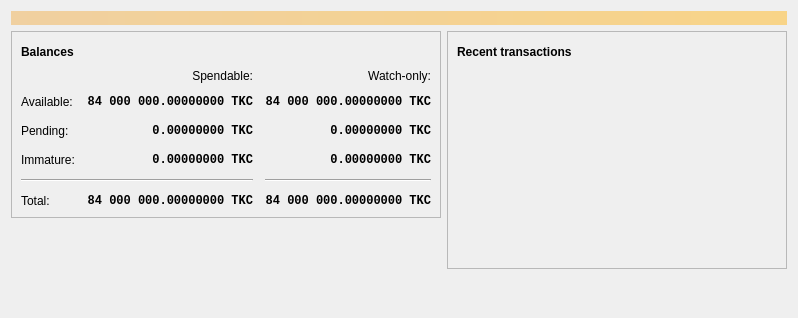
<?xml version="1.0" encoding="UTF-8"?>
<ui version="4.0">
 <class>OverviewPage</class>
 <widget class="QWidget" name="OverviewPage">
  <property name="geometry">
   <rect>
    <x>0</x>
    <y>0</y>
    <width>798</width>
    <height>318</height>
   </rect>
  </property>
  <property name="windowTitle">
   <string>Form</string>
  </property>
  <layout class="QVBoxLayout" name="topLayout">
   <item>
    <widget class="QLabel" name="labelAlerts">
     <property name="visible">
      <bool>false</bool>
     </property>
     <property name="styleSheet">
      <string notr="true">QLabel { background-color: qlineargradient(x1: 0, y1: 0, x2: 1, y2: 0, stop:0 #F0D0A0, stop:1 #F8D488); color:#000000; }</string>
     </property>
     <property name="wordWrap">
      <bool>true</bool>
     </property>
     <property name="margin">
      <number>3</number>
     </property>
     <property name="textInteractionFlags">
      <set>Qt::TextSelectableByMouse</set>
     </property>
    </widget>
   </item>
   <item>
    <layout class="QHBoxLayout" name="horizontalLayout" stretch="1,1">
     <item>
      <layout class="QVBoxLayout" name="verticalLayout_2">
       <item>
        <widget class="QFrame" name="frame">
         <property name="frameShape">
          <enum>QFrame::StyledPanel</enum>
         </property>
         <property name="frameShadow">
          <enum>QFrame::Raised</enum>
         </property>
         <layout class="QVBoxLayout" name="verticalLayout_4">
          <item>
           <layout class="QHBoxLayout" name="horizontalLayout_4">
            <item>
             <widget class="QLabel" name="label_5">
              <property name="font">
               <font>
                <weight>75</weight>
                <bold>true</bold>
               </font>
              </property>
              <property name="text">
               <string>Balances</string>
              </property>
             </widget>
            </item>
            <item>
             <widget class="QPushButton" name="labelWalletStatus">
              <property name="enabled">
               <bool>true</bool>
              </property>
              <property name="maximumSize">
               <size>
                <width>30</width>
                <height>16777215</height>
               </size>
              </property>
              <property name="toolTip">
               <string>The displayed information may be out of date. Your wallet automatically synchronizes with the Tokyocoin network after a connection is established, but this process has not completed yet.</string>
              </property>
              <property name="text">
               <string/>
              </property>
              <property name="icon">
               <iconset resource="../tokyocoin.qrc">
                <normaloff>:/icons/warning</normaloff>
                <disabledoff>:/icons/warning</disabledoff>:/icons/warning</iconset>
              </property>
              <property name="iconSize">
               <size>
                <width>24</width>
                <height>24</height>
               </size>
              </property>
              <property name="flat">
               <bool>true</bool>
              </property>
             </widget>
            </item>
            <item>
             <spacer name="horizontalSpacer_3">
              <property name="orientation">
               <enum>Qt::Horizontal</enum>
              </property>
              <property name="sizeHint" stdset="0">
               <size>
                <width>40</width>
                <height>20</height>
               </size>
              </property>
             </spacer>
            </item>
           </layout>
          </item>
          <item>
           <layout class="QGridLayout" name="gridLayout">
            <property name="spacing">
             <number>12</number>
            </property>
            <item row="2" column="2">
             <widget class="QLabel" name="labelWatchPending">
              <property name="font">
               <font>
                <family>Monospace</family>
                <weight>75</weight>
                <bold>true</bold>
               </font>
              </property>
              <property name="cursor">
               <cursorShape>IBeamCursor</cursorShape>
              </property>
              <property name="toolTip">
               <string>Unconfirmed transactions to watch-only addresses</string>
              </property>
              <property name="text">
               <string notr="true">0.00000000 TKC</string>
              </property>
              <property name="alignment">
               <set>Qt::AlignRight|Qt::AlignTrailing|Qt::AlignVCenter</set>
              </property>
              <property name="textInteractionFlags">
               <set>Qt::LinksAccessibleByMouse|Qt::TextSelectableByKeyboard|Qt::TextSelectableByMouse</set>
              </property>
             </widget>
            </item>
            <item row="2" column="1">
             <widget class="QLabel" name="labelUnconfirmed">
              <property name="font">
               <font>
                <family>Monospace</family>
                <weight>75</weight>
                <bold>true</bold>
               </font>
              </property>
              <property name="cursor">
               <cursorShape>IBeamCursor</cursorShape>
              </property>
              <property name="toolTip">
               <string>Total of transactions that have yet to be confirmed, and do not yet count toward the spendable balance</string>
              </property>
              <property name="text">
               <string notr="true">0.00000000 TKC</string>
              </property>
              <property name="alignment">
               <set>Qt::AlignRight|Qt::AlignTrailing|Qt::AlignVCenter</set>
              </property>
              <property name="textInteractionFlags">
               <set>Qt::LinksAccessibleByMouse|Qt::TextSelectableByKeyboard|Qt::TextSelectableByMouse</set>
              </property>
             </widget>
            </item>
            <item row="3" column="2">
             <widget class="QLabel" name="labelWatchImmature">
              <property name="font">
               <font>
                <family>Monospace</family>
                <weight>75</weight>
                <bold>true</bold>
               </font>
              </property>
              <property name="cursor">
               <cursorShape>IBeamCursor</cursorShape>
              </property>
              <property name="toolTip">
               <string>Mined balance in watch-only addresses that has not yet matured</string>
              </property>
              <property name="text">
               <string notr="true">0.00000000 TKC</string>
              </property>
              <property name="alignment">
               <set>Qt::AlignRight|Qt::AlignTrailing|Qt::AlignVCenter</set>
              </property>
              <property name="textInteractionFlags">
               <set>Qt::LinksAccessibleByMouse|Qt::TextSelectableByKeyboard|Qt::TextSelectableByMouse</set>
              </property>
             </widget>
            </item>
            <item row="4" column="0" colspan="2">
             <widget class="Line" name="line">
              <property name="orientation">
               <enum>Qt::Horizontal</enum>
              </property>
             </widget>
            </item>
            <item row="4" column="2">
             <widget class="Line" name="lineWatchBalance">
              <property name="sizePolicy">
               <sizepolicy hsizetype="Preferred" vsizetype="Fixed">
                <horstretch>0</horstretch>
                <verstretch>0</verstretch>
               </sizepolicy>
              </property>
              <property name="minimumSize">
               <size>
                <width>140</width>
                <height>0</height>
               </size>
              </property>
              <property name="orientation">
               <enum>Qt::Horizontal</enum>
              </property>
             </widget>
            </item>
            <item row="5" column="0">
             <widget class="QLabel" name="labelTotalText">
              <property name="text">
               <string>Total:</string>
              </property>
             </widget>
            </item>
            <item row="3" column="1">
             <widget class="QLabel" name="labelImmature">
              <property name="font">
               <font>
                <family>Monospace</family>
                <weight>75</weight>
                <bold>true</bold>
               </font>
              </property>
              <property name="cursor">
               <cursorShape>IBeamCursor</cursorShape>
              </property>
              <property name="toolTip">
               <string>Mined balance that has not yet matured</string>
              </property>
              <property name="text">
               <string notr="true">0.00000000 TKC</string>
              </property>
              <property name="alignment">
               <set>Qt::AlignRight|Qt::AlignTrailing|Qt::AlignVCenter</set>
              </property>
              <property name="textInteractionFlags">
               <set>Qt::LinksAccessibleByMouse|Qt::TextSelectableByKeyboard|Qt::TextSelectableByMouse</set>
              </property>
             </widget>
            </item>
            <item row="2" column="3">
             <spacer name="horizontalSpacer_2">
              <property name="orientation">
               <enum>Qt::Horizontal</enum>
              </property>
              <property name="sizeHint" stdset="0">
               <size>
                <width>40</width>
                <height>20</height>
               </size>
              </property>
             </spacer>
            </item>
            <item row="3" column="0">
             <widget class="QLabel" name="labelImmatureText">
              <property name="text">
               <string>Immature:</string>
              </property>
             </widget>
            </item>
            <item row="5" column="1">
             <widget class="QLabel" name="labelTotal">
              <property name="font">
               <font>
                <family>Monospace</family>
                <weight>75</weight>
                <bold>true</bold>
               </font>
              </property>
              <property name="cursor">
               <cursorShape>IBeamCursor</cursorShape>
              </property>
              <property name="toolTip">
               <string>Your current total balance</string>
              </property>
              <property name="text">
               <string notr="true">84 000 000.00000000 TKC</string>
              </property>
              <property name="alignment">
               <set>Qt::AlignRight|Qt::AlignTrailing|Qt::AlignVCenter</set>
              </property>
              <property name="textInteractionFlags">
               <set>Qt::LinksAccessibleByMouse|Qt::TextSelectableByKeyboard|Qt::TextSelectableByMouse</set>
              </property>
             </widget>
            </item>
            <item row="5" column="2">
             <widget class="QLabel" name="labelWatchTotal">
              <property name="font">
               <font>
                <family>Monospace</family>
                <weight>75</weight>
                <bold>true</bold>
               </font>
              </property>
              <property name="cursor">
               <cursorShape>IBeamCursor</cursorShape>
              </property>
              <property name="toolTip">
               <string>Current total balance in watch-only addresses</string>
              </property>
              <property name="text">
               <string notr="true">84 000 000.00000000 TKC</string>
              </property>
              <property name="alignment">
               <set>Qt::AlignRight|Qt::AlignTrailing|Qt::AlignVCenter</set>
              </property>
              <property name="textInteractionFlags">
               <set>Qt::LinksAccessibleByMouse|Qt::TextSelectableByKeyboard|Qt::TextSelectableByMouse</set>
              </property>
             </widget>
            </item>
            <item row="0" column="2">
             <widget class="QLabel" name="labelWatchonly">
              <property name="text">
               <string>Watch-only:</string>
              </property>
              <property name="alignment">
               <set>Qt::AlignRight|Qt::AlignTrailing|Qt::AlignVCenter</set>
              </property>
             </widget>
            </item>
            <item row="1" column="0">
             <widget class="QLabel" name="labelBalanceText">
              <property name="text">
               <string>Available:</string>
              </property>
             </widget>
            </item>
            <item row="1" column="1">
             <widget class="QLabel" name="labelBalance">
              <property name="font">
               <font>
                <family>Monospace</family>
                <weight>75</weight>
                <bold>true</bold>
               </font>
              </property>
              <property name="cursor">
               <cursorShape>IBeamCursor</cursorShape>
              </property>
              <property name="toolTip">
               <string>Your current spendable balance</string>
              </property>
              <property name="text">
               <string notr="true">84 000 000.00000000 TKC</string>
              </property>
              <property name="alignment">
               <set>Qt::AlignRight|Qt::AlignTrailing|Qt::AlignVCenter</set>
              </property>
              <property name="textInteractionFlags">
               <set>Qt::LinksAccessibleByMouse|Qt::TextSelectableByKeyboard|Qt::TextSelectableByMouse</set>
              </property>
             </widget>
            </item>
            <item row="1" column="2">
             <widget class="QLabel" name="labelWatchAvailable">
              <property name="font">
               <font>
                <family>Monospace</family>
                <weight>75</weight>
                <bold>true</bold>
               </font>
              </property>
              <property name="cursor">
               <cursorShape>IBeamCursor</cursorShape>
              </property>
              <property name="toolTip">
               <string>Your current balance in watch-only addresses</string>
              </property>
              <property name="text">
               <string notr="true">84 000 000.00000000 TKC</string>
              </property>
              <property name="alignment">
               <set>Qt::AlignRight|Qt::AlignTrailing|Qt::AlignVCenter</set>
              </property>
              <property name="textInteractionFlags">
               <set>Qt::LinksAccessibleByMouse|Qt::TextSelectableByKeyboard|Qt::TextSelectableByMouse</set>
              </property>
             </widget>
            </item>
            <item row="2" column="0">
             <widget class="QLabel" name="labelPendingText">
              <property name="text">
               <string>Pending:</string>
              </property>
             </widget>
            </item>
            <item row="0" column="1">
             <widget class="QLabel" name="labelSpendable">
              <property name="text">
               <string>Spendable:</string>
              </property>
              <property name="alignment">
               <set>Qt::AlignRight|Qt::AlignTrailing|Qt::AlignVCenter</set>
              </property>
             </widget>
            </item>
           </layout>
          </item>
         </layout>
        </widget>
       </item>
       <item>
        <spacer name="verticalSpacer">
         <property name="orientation">
          <enum>Qt::Vertical</enum>
         </property>
         <property name="sizeHint" stdset="0">
          <size>
           <width>20</width>
           <height>40</height>
          </size>
         </property>
        </spacer>
       </item>
      </layout>
     </item>
     <item>
      <layout class="QVBoxLayout" name="verticalLayout_3">
       <item>
        <widget class="QFrame" name="frame_2">
         <property name="frameShape">
          <enum>QFrame::StyledPanel</enum>
         </property>
         <property name="frameShadow">
          <enum>QFrame::Raised</enum>
         </property>
         <layout class="QVBoxLayout" name="verticalLayout">
          <item>
           <layout class="QHBoxLayout" name="horizontalLayout_2">
            <item>
             <widget class="QLabel" name="label_4">
              <property name="font">
               <font>
                <weight>75</weight>
                <bold>true</bold>
               </font>
              </property>
              <property name="text">
               <string>Recent transactions</string>
              </property>
             </widget>
            </item>
            <item>
             <widget class="QPushButton" name="labelTransactionsStatus">
              <property name="enabled">
               <bool>true</bool>
              </property>
              <property name="maximumSize">
               <size>
                <width>30</width>
                <height>16777215</height>
               </size>
              </property>
              <property name="toolTip">
               <string>The displayed information may be out of date. Your wallet automatically synchronizes with the Tokyocoin network after a connection is established, but this process has not completed yet.</string>
              </property>
              <property name="text">
               <string/>
              </property>
              <property name="icon">
               <iconset resource="../tokyocoin.qrc">
                <normaloff>:/icons/warning</normaloff>
                <disabledoff>:/icons/warning</disabledoff>:/icons/warning</iconset>
              </property>
              <property name="iconSize">
               <size>
                <width>24</width>
                <height>24</height>
               </size>
              </property>
              <property name="flat">
               <bool>true</bool>
              </property>
             </widget>
            </item>
            <item>
             <spacer name="horizontalSpacer">
              <property name="orientation">
               <enum>Qt::Horizontal</enum>
              </property>
              <property name="sizeHint" stdset="0">
               <size>
                <width>40</width>
                <height>20</height>
               </size>
              </property>
             </spacer>
            </item>
           </layout>
          </item>
          <item>
           <widget class="QListView" name="listTransactions">
            <property name="styleSheet">
             <string notr="true">QListView { background: transparent; }</string>
            </property>
            <property name="frameShape">
             <enum>QFrame::NoFrame</enum>
            </property>
            <property name="verticalScrollBarPolicy">
             <enum>Qt::ScrollBarAlwaysOff</enum>
            </property>
            <property name="horizontalScrollBarPolicy">
             <enum>Qt::ScrollBarAlwaysOff</enum>
            </property>
            <property name="selectionMode">
             <enum>QAbstractItemView::NoSelection</enum>
            </property>
           </widget>
          </item>
         </layout>
        </widget>
       </item>
       <item>
        <spacer name="verticalSpacer_2">
         <property name="orientation">
          <enum>Qt::Vertical</enum>
         </property>
         <property name="sizeHint" stdset="0">
          <size>
           <width>20</width>
           <height>40</height>
          </size>
         </property>
        </spacer>
       </item>
      </layout>
     </item>
    </layout>
   </item>
  </layout>
 </widget>
 <resources/>
 <connections/>
</ui>
